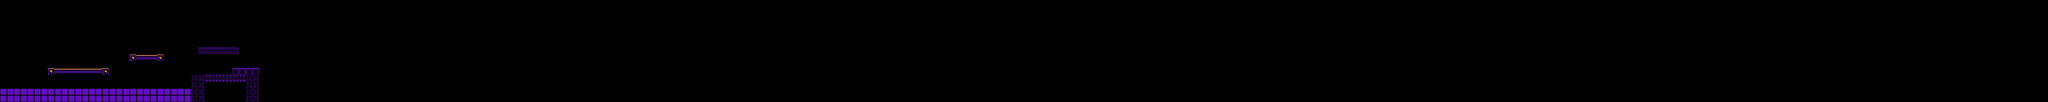

Tiled map render using the project's own tile images. Description and the map definition, with tile-layer contents summarised, below:
An orthogonal 300x15 tile map with 72x72 px tiles, 1 tile layer (Ground n Platforms).

<map version="1.2" tiledversion="1.3.3" orientation="orthogonal" renderorder="right-down" width="300" height="15" tilewidth="72" tileheight="72" infinite="0" nextlayerid="3" nextobjectid="1">
 <editorsettings>
  <export target="neon_test_2.json" format="json" />
 </editorsettings>
 <tileset firstgid="1" name="neon" tilewidth="72" tileheight="72" tilecount="9" columns="3">
  <image source="../neon_graphics/tiles.png" width="216" height="216" />
 </tileset>
 <layer id="1" name="Ground n Platforms" width="300" height="15">
  <data>[4500 cells, 102 non-empty, 8 distinct tile ids]</data>
 </layer>
</map>
